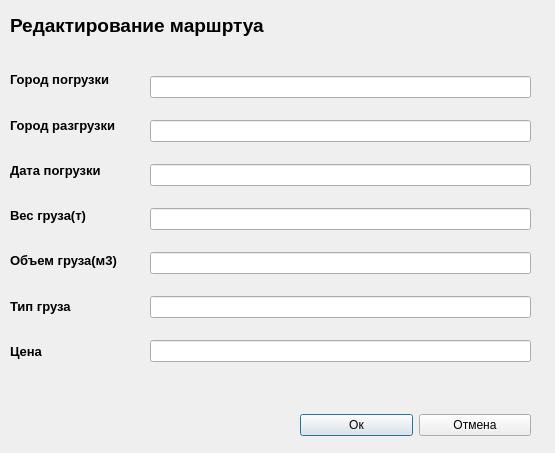
<?xml version="1.0" encoding="UTF-8"?>
<ui version="4.0">
 <class>edit_route</class>
 <widget class="QDialog" name="edit_route">
  <property name="geometry">
   <rect>
    <x>0</x>
    <y>0</y>
    <width>555</width>
    <height>453</height>
   </rect>
  </property>
  <property name="windowTitle">
   <string>Dialog</string>
  </property>
  <widget class="QLabel" name="label_9">
   <property name="geometry">
    <rect>
     <x>10</x>
     <y>0</y>
     <width>291</width>
     <height>51</height>
    </rect>
   </property>
   <property name="font">
    <font>
     <pointsize>14</pointsize>
     <weight>75</weight>
     <bold>true</bold>
    </font>
   </property>
   <property name="text">
    <string>Редактирование маршртуа</string>
   </property>
  </widget>
  <widget class="QWidget" name="layoutWidget">
   <property name="geometry">
    <rect>
     <x>150</x>
     <y>60</y>
     <width>381</width>
     <height>321</height>
    </rect>
   </property>
   <layout class="QVBoxLayout" name="verticalLayout_2">
    <item>
     <widget class="QLineEdit" name="loadingCityEdit"/>
    </item>
    <item>
     <widget class="QLineEdit" name="unloadingCityEdit"/>
    </item>
    <item>
     <widget class="QLineEdit" name="loadingDateEdit"/>
    </item>
    <item>
     <widget class="QLineEdit" name="cargoWeightEdit"/>
    </item>
    <item>
     <widget class="QLineEdit" name="cargoVolumeEdit"/>
    </item>
    <item>
     <widget class="QLineEdit" name="cargoTypeEdit"/>
    </item>
    <item>
     <widget class="QLineEdit" name="priceEdit"/>
    </item>
   </layout>
  </widget>
  <widget class="QWidget" name="horizontalLayoutWidget">
   <property name="geometry">
    <rect>
     <x>300</x>
     <y>400</y>
     <width>231</width>
     <height>51</height>
    </rect>
   </property>
   <layout class="QHBoxLayout" name="horizontalLayout">
    <item>
     <widget class="QPushButton" name="acceptButton">
      <property name="text">
       <string>Ок</string>
      </property>
     </widget>
    </item>
    <item>
     <widget class="QPushButton" name="rejectedButton">
      <property name="text">
       <string>Отмена</string>
      </property>
     </widget>
    </item>
   </layout>
  </widget>
  <widget class="QWidget" name="layoutWidget_2">
   <property name="geometry">
    <rect>
     <x>10</x>
     <y>60</y>
     <width>141</width>
     <height>311</height>
    </rect>
   </property>
   <layout class="QVBoxLayout" name="verticalLayout">
    <item>
     <widget class="QLabel" name="label_4">
      <property name="font">
       <font>
        <pointsize>10</pointsize>
        <weight>75</weight>
        <bold>true</bold>
       </font>
      </property>
      <property name="text">
       <string>Город погрузки</string>
      </property>
     </widget>
    </item>
    <item>
     <widget class="QLabel" name="label_5">
      <property name="font">
       <font>
        <pointsize>10</pointsize>
        <weight>75</weight>
        <bold>true</bold>
       </font>
      </property>
      <property name="text">
       <string>Город разгрузки</string>
      </property>
     </widget>
    </item>
    <item>
     <widget class="QLabel" name="label_6">
      <property name="font">
       <font>
        <pointsize>10</pointsize>
        <weight>75</weight>
        <bold>true</bold>
       </font>
      </property>
      <property name="text">
       <string>Дата погрузки</string>
      </property>
     </widget>
    </item>
    <item>
     <widget class="QLabel" name="label_7">
      <property name="font">
       <font>
        <pointsize>10</pointsize>
        <weight>75</weight>
        <bold>true</bold>
       </font>
      </property>
      <property name="text">
       <string>Вес груза(т)</string>
      </property>
     </widget>
    </item>
    <item>
     <widget class="QLabel" name="label_8">
      <property name="font">
       <font>
        <pointsize>10</pointsize>
        <weight>75</weight>
        <bold>true</bold>
       </font>
      </property>
      <property name="text">
       <string>Объем груза(м3)</string>
      </property>
     </widget>
    </item>
    <item>
     <widget class="QLabel" name="label_10">
      <property name="font">
       <font>
        <pointsize>10</pointsize>
        <weight>75</weight>
        <bold>true</bold>
       </font>
      </property>
      <property name="text">
       <string>Тип груза</string>
      </property>
     </widget>
    </item>
    <item>
     <widget class="QLabel" name="label_11">
      <property name="font">
       <font>
        <pointsize>10</pointsize>
        <weight>75</weight>
        <bold>true</bold>
       </font>
      </property>
      <property name="text">
       <string>Цена</string>
      </property>
     </widget>
    </item>
   </layout>
  </widget>
 </widget>
 <resources/>
 <connections>
  <connection>
   <sender>acceptButton</sender>
   <signal>clicked()</signal>
   <receiver>edit_route</receiver>
   <slot>accept()</slot>
   <hints>
    <hint type="sourcelabel">
     <x>356</x>
     <y>425</y>
    </hint>
    <hint type="destinationlabel">
     <x>277</x>
     <y>226</y>
    </hint>
   </hints>
  </connection>
  <connection>
   <sender>rejectedButton</sender>
   <signal>clicked()</signal>
   <receiver>edit_route</receiver>
   <slot>reject()</slot>
   <hints>
    <hint type="sourcelabel">
     <x>474</x>
     <y>425</y>
    </hint>
    <hint type="destinationlabel">
     <x>277</x>
     <y>226</y>
    </hint>
   </hints>
  </connection>
 </connections>
</ui>
